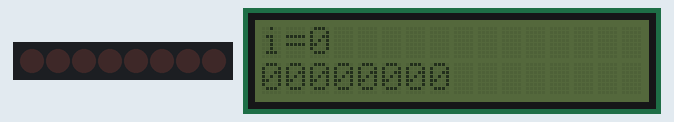
Recording of a sketch running on a simulated Arduino Uno, built with avr-gcc and run on an emulated ATmega328P. Parts: 8 shift-register outputs drawn as a row of LEDs (first output left, lit = HIGH), 16×2 character LCD. Wiring (inferred from the names in the program): shift register (74HC595): data pin 1; shift clock pin 3; latch pin 2. Wiring (inferred from the signals the program sends): row of LEDs: on Q0, Q1, Q2, Q3, Q4, Q5, Q6, Q7.

Above: at 0.1 s.
At 3.1 s:
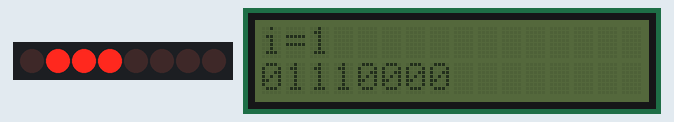
At 9.2 s:
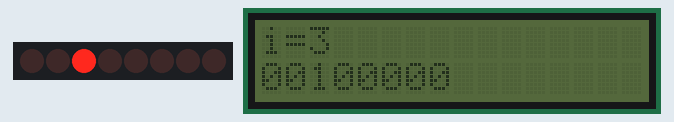
At 15.2 s:
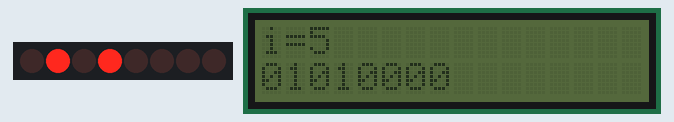
At 24.3 s:
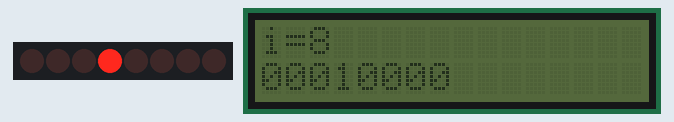
At 36.3 s:
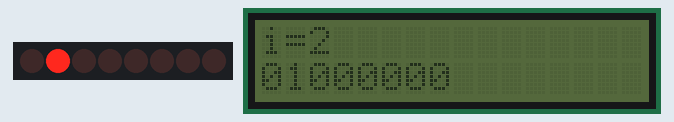
Timing chart, 0 to 40.0 s (numbered marks = the images above):
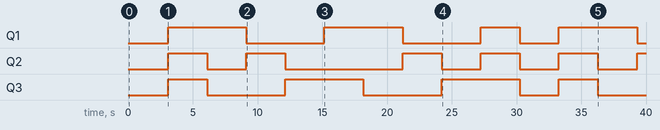

Measured:
- by itself, Q1: LOW → HIGH at 3.1 s, → LOW 6.0 s later, → HIGH 6.0 s later, → LOW 6.0 s later, … (8 changes in this stretch)
- by itself, Q2: goes HIGH 3.0 s, LOW 3.0 s, HIGH 3.0 s, LOW 9.1 s, 3 × (HIGH 3.0 s, LOW 3.0 s), then HIGH
- by itself, Q3: LOW → HIGH at 3.1 s, → LOW 3.0 s later, → HIGH 6.0 s later, → LOW 6.0 s later, … (8 changes in this stretch)
- what the display in image 1 shows lasts 3.0 s, from 3.1 s to 6.1 s

The sketch:

74HC595-shift-register-led.ino
```cpp
#include <LiquidCrystal_PCF8574.h> // LCD connected via PCF8574

// Works with: Rejestr przesuwający 74HC595
// Elementy korzystają z 8-bitowego sygnału i współpracują z napięciem od 2 V do
// 6 V. Pobór prądu pojedynczego komponentu wynosi do 1 uF.
// https://botland.com.pl/uklady-logiczne/1660-rejestr-przesuwajacy-74hc595-8-bitowy-5szt-5904422359003.html

// LEDs connected to a shift register
// https://electropeak.com/learn/74hc595-with-arduino-how-it-works-how-to-use-full-guide/
// https://www.arduino.cc/reference/tr/language/functions/advanced-io/shiftout/
// https://lastminuteengineers.com/74hc595-shift-register-arduino-tutorial/

int rs = 5, e = 4, d4 = 0, d5 = 1, d6 = 2, d7 = 3;

LiquidCrystal_PCF8574
    lcd(0x20, rs, e, d4, d5, d6,
        d7); // set the LCD address to 0x20 for a 16 chars and 2 line display

int dataPin = 1;
int latchPin = 2;
int clockPin = 3;

// list of commans to enable/disable pins (8 pins)
byte controlPins[] = {

    0b00000000, 0b01110000, 0b01000000, 0b00100000,

    0b00010000, 0b01010000, 0b01000000, 0b00100000, 0b00010000, 0b01110000};

void setup() {
  ShiftRegisterInit(); // initialize the shift register
  lcd.begin(16, 2);    // initialize the lcd
  // lcd.setBacklight(255); // Doesn't work
}

void loop() {
  int items = sizeof controlPins;
  for (int i = 0; i < items; i++) {
    lcd.clear();
    lcd.home();
    lcd.print("i=" + String(i));
    lcd.setCursor(0, 1);
    lcd.print(binaryToString(controlPins[i]));
    ShiftRegisterWrite(controlPins[i]); // Write data to shift register;
  }
}

void ShiftRegisterInit() {
  pinMode(dataPin, OUTPUT);  // Output Pin Mode
  pinMode(latchPin, OUTPUT); // Output Pin Mode
  pinMode(clockPin, OUTPUT); // Output Pin Mode
}

// Convert binary data (byte) to printable string (with leading zeroes)
String binaryToString(byte data) {
  String dataString;
  dataString = "100000000" + String(data, BIN);
  dataString = dataString.substring(dataString.length() - 8);
  return dataString;
}

void ShiftRegisterWrite(byte data) {
  digitalWrite(latchPin, LOW);
  // shiftOut(dataPin, clockPin, MSBFIRST, data);
  shiftOut(dataPin, clockPin, LSBFIRST, data);
  digitalWrite(latchPin, HIGH);
  delay(3000);
}
```
